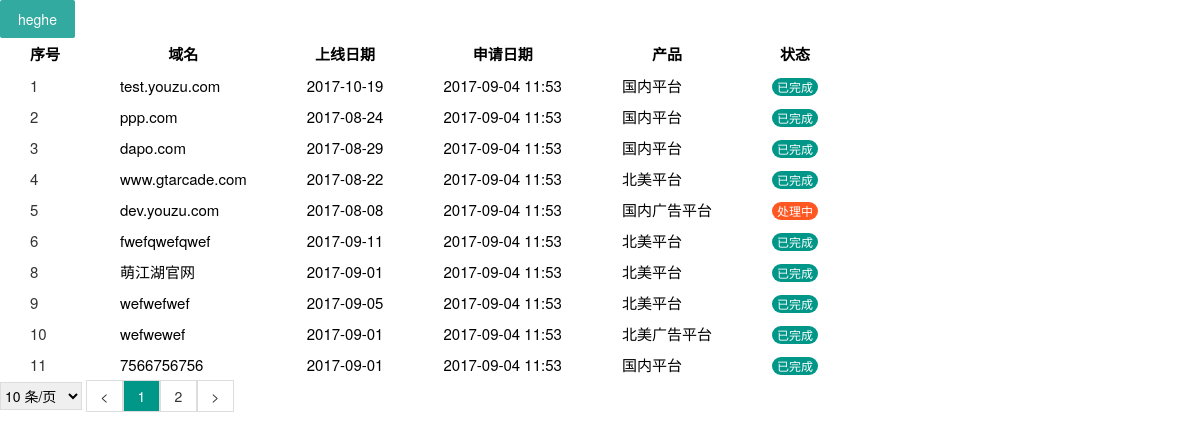
/test.html (signed in), run on the app's committed database.
### work/models.py (models this page shows)
class Domain_info(models.Model):
    project_name = models.CharField(max_length=64, null=True)
    domain = models.CharField(max_length=64)
    online_date = models.CharField(max_length=64, db_index=True)
    https = models.CharField(max_length=32, null=True)  # 0是http, 1是https
    state = models.CharField(max_length=128)
    author = models.CharField(max_length=32)
    status = models.CharField(max_length=4)     # 0 是进行中，1是已完成
    apply_date = models.CharField(max_length=64)
    product = models.ForeignKey("Product", to_field="id")
    ops = models.ForeignKey('User_Info', to_field="id")
    class Meta:
        db_table = 'domain_info'

class Product(models.Model):
    name = models.CharField(max_length=64, db_index=True)
    class Meta:
        db_table = 'product_names'

### work/view/account.py (the view)
    def inner(request, *args, **kwargs):
        v = request.session.get('is_login',None)
        if not v:
            return redirect('/login/')
        return func(request, *args, **kwargs)

### utils/pagination.py (called while the page is built)
    @property
    def start(self):
        return (self.current_page - 1) * self.per_page_count

    @property
    def end(self):
        return self.current_page * self.per_page_count

    @property
    def total_count(self):
        v, y = divmod(self.data_count, self.per_page_count)
        if y:
            v += 1
        return v

### work/view/account.py (called while the page is built)
def auth(func):
    def inner(request, *args, **kwargs):
        v = request.session.get('is_login',None)
        if not v:
            return redirect('/login/')
        return func(request, *args, **kwargs)
    return inner

### work/view/paging.py (called while the page is built)
@auth
def test(request):
    username = request.session.get('username')
    obj = models.User_Info.objects.filter(username=username).all()
    LIST = []
    for project in obj:
        for item in project.domain_info_set.all():
            LIST.append(item)
    current_page = request.GET.get('p', 1)
    current_page = int(current_page)
    val = request.GET.get('per_page_count', 10)
    val = int(val)
    print(type(val), val)
    page_obj = pagination.Page(current_page, len(LIST), val)
    data = LIST[page_obj.start:page_obj.end]
    page_str = page_obj.page_str('/test.html')
    return render(request, 'test.html', {'data': data, 'page_str': page_str})

### templates/test.html (shortened to what this page needs)
<!DOCTYPE html>
<html>
<head>
  <link rel="stylesheet" href="/static/css/layui.css">
</head>
<div class="layui-btn">heghe</div>
<body>
    <table border="0">
        <thead>
        <tr>
            <th class="backlog-border">序号</th>
            <th class="backlog-border">域名</th>
            <th class="backlog-border">上线日期</th>
            <th class="backlog-border">申请日期</th>
            <th class="backlog-border">产品</th>
            <th class="backlog-border">状态</th>
        </tr>
        </thead>
        <tbody>
        {% for item in data %}
        <tr>
            <td class="backlog-border"><a href="#">{{ item.id }}</a></td>
            <td class="backlog-border">{{ item.domain }}</td>
            <td class="backlog-border">{{ item.online_date }}</td>
            <td class="backlog-border">{{ item.apply_date }}</td>
            <td class="backlog-border">{{ item.product.name }}</td>
            {% if item.status in '0' %}
            <td class="backlog-border"><span class="layui-badge">处理中</span></td>
            {% else %}
            <td class="backlog-border"><span class="layui-badge layui-bg-green">已完成</span></td>
            {% endif %}
        </tr>
        {% endfor %}
        </tbody>
    </table>
    <div>
        <div style="display: inline-block">
            <select id="ps" style="height: 28px; border: 1px solid #dddddd" onchange="changePageSize()">
                <option value="10">10 条/页</option>
            </select>
        </div>
        <div class="pagination" style="display:inline-block;">
            {{ page_str }}
        </div>
    </div>
</body>
</html>

### static/css/layui.css (style rules this page uses)
.layui-btn,.layui-inline,img { vertical-align:middle }
.layui-btn,.layui-disabled,.layui-icon,.layui-unselect { -webkit-user-select:none;-ms-user-select:none;-moz-user-select:none }
blockquote,body,button,dd,div,dl,dt,form,h1,h2,h3,h4,h5,h6,input,li,ol,p,pre,td,textarea,th,ul { margin:0;padding:0;-webkit-tap-highlight-color:rgba(0,0,0,0) }
table { border-collapse:collapse;border-spacing:0 }
button,input,optgroup,option,select,textarea { font-family:inherit;font-size:inherit;font-style:inherit;font-weight:inherit;outline:0 }
body { line-height:24px;font:14px Helvetica Neue,Helvetica,PingFang SC,\5FAE\8F6F\96C5\9ED1,Tahoma,Arial,sans-serif }
a { color:#333;text-decoration:none }
.layui-btn,.layui-input,.layui-select,.layui-textarea,.layui-upload-button { outline:0;-webkit-transition:border-color .3s cubic-bezier(.65,.05,.35,.5);transition:border-color .3s cubic-bezier(.65,.05,.35,.5);box-sizing:border-box }
.layui-bg-black,.layui-bg-blue,.layui-bg-cyan,.layui-bg-green,.layui-bg-orange,.layui-bg-red { color:#fff!important }
.layui-bg-green { background-color:#009688!important }
.layui-btn { display:inline-block;height:38px;line-height:38px;padding:0 18px;background-color:#009688;color:#fff;white-space:nowrap;text-align:center;font-size:14px;border:none;border-radius:2px;cursor:pointer;opacity:.9;filter:alpha(opacity=90) }
.layui-badge,.layui-badge-rim { line-height:18px;padding:0 5px }
.layui-badge,.layui-badge-dot,.layui-badge-rim { position:relative;display:inline-block;font-size:12px;background-color:#FF5722;color:#fff }
.layui-badge { min-width:8px;height:18px;text-align:center;border-radius:9px }

### templates/test.html (style rules this page uses)
.backlog-border { padding: 5px 30px; font-size: 15px; }
.pagination .page { display: inline-block; width: 25px; padding: 5px; border: 1px solid #dddddd; text-align: center; }
.pagination .page.active { background-color: #009688; color: white; }

### data on the page
Domain_info: id "1", domain "test.youzu.com", online_date "2017-10-19", apply_date "2017-09-04 11:53", product.name "国内平台", status "已完成"
Domain_info: id "2", domain "ppp.com", online_date "2017-08-24", apply_date "2017-09-04 11:53", product.name "国内平台", status "已完成"
Domain_info: id "3", domain "dapo.com", online_date "2017-08-29", apply_date "2017-09-04 11:53", product.name "国内平台", status "已完成"
Domain_info: id "4", domain "www.gtarcade.com", online_date "2017-08-22", apply_date "2017-09-04 11:53", product.name "北美平台", status "已完成"
Domain_info: id "5", domain "dev.youzu.com", online_date "2017-08-08", apply_date "2017-09-04 11:53", product.name "国内广告平台", status "处理中"
Domain_info: id "6", domain "fwefqwefqwef", online_date "2017-09-11", apply_date "2017-09-04 11:53", product.name "北美平台", status "已完成"
Domain_info: id "8", domain "萌江湖官网", online_date "2017-09-01", apply_date "2017-09-04 11:53", product.name "北美平台", status "已完成"
Domain_info: id "9", domain "wefwefwef", online_date "2017-09-05", apply_date "2017-09-04 11:53", product.name "北美平台", status "已完成"
Domain_info: id "10", domain "wefwewef", online_date "2017-09-01", apply_date "2017-09-04 11:53", product.name "北美广告平台", status "已完成"
Domain_info: id "11", domain "7566756756", online_date "2017-09-01", apply_date "2017-09-04 11:53", product.name "国内平台", status "已完成"

### other printed values
{{ page_str }} "< 1 2 >"
